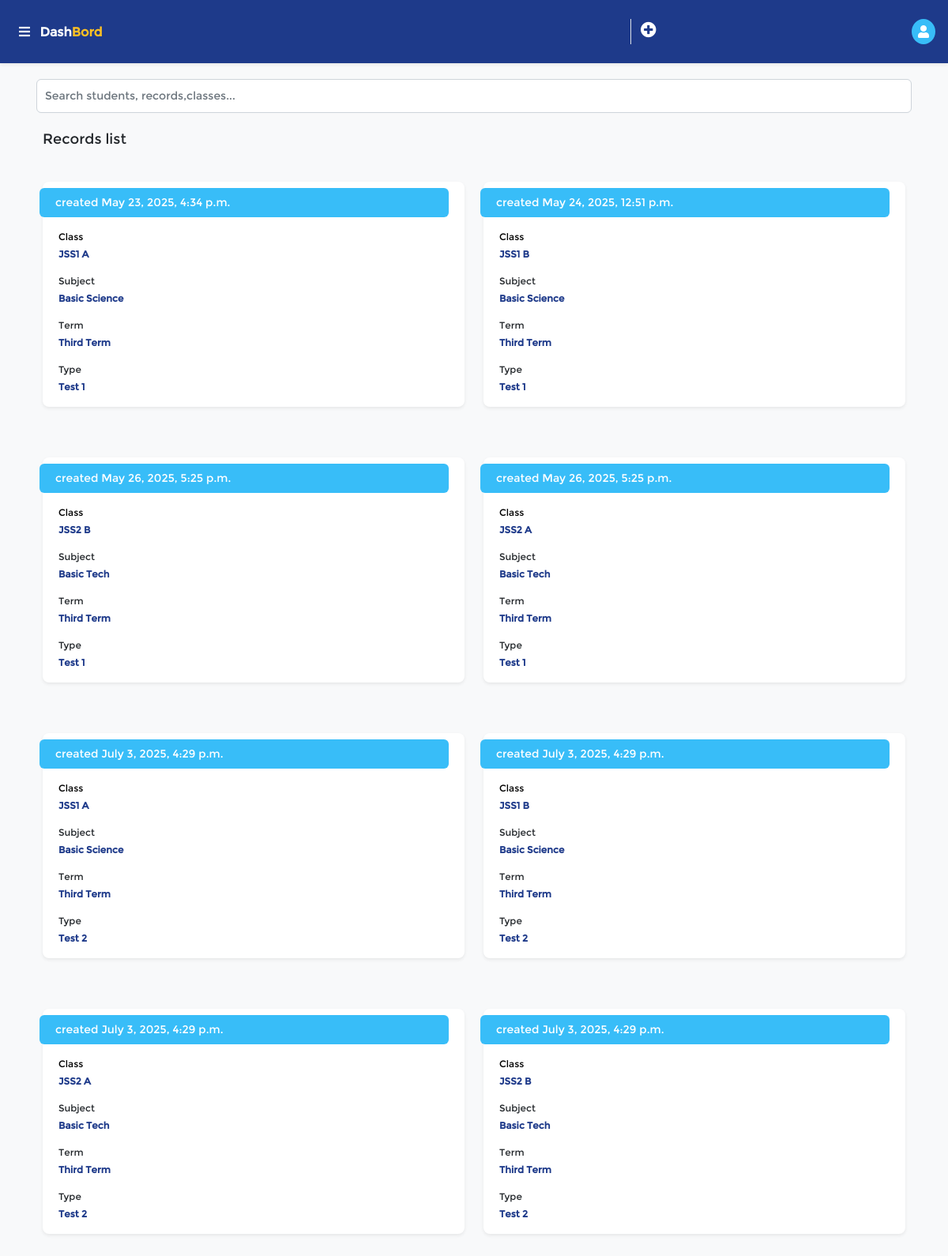
The page /record on the database its author committed.
### record/models.py (models this page shows, shortened)
class Record(models.Model):
  title = models.CharField(max_length=10000,choices=TERM_CHOICES)
  subject = models.ForeignKey(Subject,related_name='record',on_delete=models.CASCADE)
  date_created = models.DateTimeField(auto_now_add=True)
  record_type = models.CharField(choices=[('Test','Test'),('Exam','Exam')],max_length=1000000)
  total_score = models.IntegerField()
  class_name = models.ForeignKey(Class,on_delete=models.CASCADE,related_name="record",null=True,blank=True)
  record_number = models.IntegerField()
  class Meta:
    unique_together = ("title","subject","class_name","record_type","record_number")

class Class(models.Model):
  name = models.CharField(max_length=100000,choices=CLASSES)
  batch = models.CharField(max_length=100000,choices=[("A","A"),("B","B"),("C","C"),("D","D")])
  class Meta:
    unique_together = ("name","batch")
  def __str__(self):
    return f"{self.name} {self.batch}"

class Subject(models.Model):
  name = models.CharField(max_length=1000000,unique=True)
  def __str__(self):
    return self.name

### record/views.py (the view)
# urls.py: path("record", recordView,name="record-list"),
def recordView(request):
    record = Record.objects.all()
    history = History.objects.get_or_create(title="Record List",url=reverse('record-list'))
    history[0].time=datetime.datetime.now()
    history[0].save()
    context = dict(record=record)
    return render(request, "record.html", context)

### templates/record.html (shortened to what this page needs)
{%extends 'base.html'%}
{%block content%}
<div class="my-3 sz-18">
  Records list
</div>
    {%include 'record-list.html'%}
 {%endblock%}

### templates/record-list.html
<div class="row">
{%for rec in record%}
<div class="col-md-6 p-md-3 px-md-4">
   <div class="row p-2 color-bg-white rounded-3 my-2 mb-4 pointer-cursor sz-12 shadow-sm" hx-get="{% url 'get-record' rec.id %}" hx-target="body" hx-swap="outerHTML" hx-push-url="true" >
      <div class="mb-2 color-white color-bg-s p-2 row rounded">
        <div class="col sz-16 color-white hide "> Record {{forloop.counter}} </div> <div class=" sz-14 col-12"> created {{rec.date_created}} </div>
     </div>
       <div class="col-12 my-2 color-black">
       Class
       <br />
         <div class=" mt-1  color-p bold">
         {{rec.class_name}}
         </div>
       </div>
        <div class="col-12 my-2">
          Subject
            <br />
         <div class="mt-1  color-p bold">
           {{rec.subject}}
           </div>
       </div>
 <div class="col-12 my-2">
   Term
       <br />
         <div class="mt-1  color-p bold">
          {{rec.title}}
       </div>
       </div>
 <div class="col-12 my-2">
   Type
       <br />
         <div class="mt-1  color-p bold" style="">
          {{rec.record_type}} {{rec.record_number}}
       </div>
       </div>
     </div>
    </div>
   {%endfor%}
 </div>

### static/css/acss/acss.css (style rules this page uses)
:root { --primary-color:#1E3A8A; --secondary-color:#38BDF8; --tertiary-color:#FBBF24; --hover-color:#22C55E; --highlight-color:#A3E635; }
.pointer-cursor { cursor:pointer; }
.font-montserrat { font-family: Montserrat; }
body { font-size: 14px; }
.bold { font-weight: bold; }
.color-p { color: var(--primary-color) }
.color-black { color: black }
.color-white { color: white }
.color-bg-s { background-color: var(--secondary-color) }
.color-bg-white { background-color: white }
.sz-12 { font-size: 12px; }
.sz-14 { font-size: 14px; }
.sz-18 { font-size: 18px; }

### rows shown on the page
Record: date_created "May 23, 2025, 4:34 p.m.", class_name "JSS1 A", subject "Basic Science", title "Third Term", record_type "Test", record_number "1"
Record: date_created "May 24, 2025, 12:51 p.m.", class_name "JSS1 B", subject "Basic Science", title "Third Term", record_type "Test", record_number "1"
Record: date_created "May 26, 2025, 5:25 p.m.", class_name "JSS2 B", subject "Basic Tech", title "Third Term", record_type "Test", record_number "1"
Record: date_created "May 26, 2025, 5:25 p.m.", class_name "JSS2 A", subject "Basic Tech", title "Third Term", record_type "Test", record_number "1"
Record: date_created "July 3, 2025, 4:29 p.m.", class_name "JSS1 A", subject "Basic Science", title "Third Term", record_type "Test", record_number "2"
Record: date_created "July 3, 2025, 4:29 p.m.", class_name "JSS1 B", subject "Basic Science", title "Third Term", record_type "Test", record_number "2"
Record: date_created "July 3, 2025, 4:29 p.m.", class_name "JSS2 A", subject "Basic Tech", title "Third Term", record_type "Test", record_number "2"
Record: date_created "July 3, 2025, 4:29 p.m.", class_name "JSS2 B", subject "Basic Tech", title "Third Term", record_type "Test", record_number "2"
